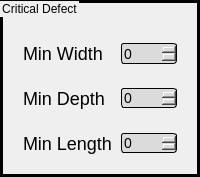
                           <widget class="QGroupBox" name="groupBox_13">
                            <property name="minimumSize">
                             <size>
                              <width>0</width>
                              <height>151</height>
                             </size>
                            </property>
                            <property name="maximumSize">
                             <size>
                              <width>16777215</width>
                              <height>16777215</height>
                             </size>
                            </property>
                            <property name="styleSheet">
                             <string notr="true">font: 14pt &quot;Mongolian Baiti&quot;;
border:3px solid back</string>
                            </property>
                            <property name="title">
                             <string>Critical Defect</string>
                            </property>
                            <layout class="QVBoxLayout" name="verticalLayout_25">
                             <item>
                              <spacer name="verticalSpacer_29">
                               <property name="orientation">
                                <enum>Qt::Vertical</enum>
                               </property>
                               <property name="sizeType">
                                <enum>QSizePolicy::Fixed</enum>
                               </property>
                               <property name="sizeHint" stdset="0">
                                <size>
                                 <width>20</width>
                                 <height>20</height>
                                </size>
                               </property>
                              </spacer>
                             </item>
                             <item>
                              <widget class="QFrame" name="frame_21">
                               <property name="minimumSize">
                                <size>
                                 <width>0</width>
                                 <height>0</height>
                                </size>
                               </property>
                               <property name="maximumSize">
                                <size>
                                 <width>16777215</width>
                                 <height>41</height>
                                </size>
                               </property>
                               <property name="baseSize">
                                <size>
                                 <width>0</width>
                                 <height>0</height>
                                </size>
                               </property>
                               <property name="styleSheet">
                                <string notr="true">border:no</string>
                               </property>
                               <property name="frameShape">
                                <enum>QFrame::StyledPanel</enum>
                               </property>
                               <property name="frameShadow">
                                <enum>QFrame::Raised</enum>
                               </property>
                               <layout class="QHBoxLayout" name="horizontalLayout_72">
                                <item>
                                 <widget class="QLabel" name="label_51">
                                  <property name="styleSheet">
                                   <string notr="true">font-size:18px;
font: 12pt &quot;Mongolian Baiti&quot;;
border: no</string>
                                  </property>
                                  <property name="text">
                                   <string>Min Width </string>
                                  </property>
                                 </widget>
                                </item>
                                <item>
                                 <widget class="QSpinBox" name="Width_critical">
                                  <property name="minimumSize">
                                   <size>
                                    <width>45</width>
                                    <height>20</height>
                                   </size>
                                  </property>
                                  <property name="maximumSize">
                                   <size>
                                    <width>56</width>
                                    <height>24</height>
                                   </size>
                                  </property>
                                  <property name="styleSheet">
                                   <string notr="true">background-color :rgb(219, 219, 219);
font-size:14px;
border-style: solid;
border-width: 1;
border-radius: 3;</string>
                                  </property>
                                 </widget>
                                </item>
                               </layout>
                              </widget>
                             </item>
                             <item>
                              <widget class="QFrame" name="frame_83">
                               <property name="maximumSize">
                                <size>
                                 <width>16777215</width>
                                 <height>39</height>
                                </size>
                               </property>
                               <property name="styleSheet">
                                <string notr="true">border:no</string>
                               </property>
                               <property name="frameShape">
                                <enum>QFrame::StyledPanel</enum>
                               </property>
                               <property name="frameShadow">
                                <enum>QFrame::Raised</enum>
                               </property>
                               <layout class="QHBoxLayout" name="horizontalLayout_74">
                                <item>
                                 <widget class="QLabel" name="label_52">
                                  <property name="styleSheet">
                                   <string notr="true">font-size:18px;
font: 12pt &quot;Mongolian Baiti&quot;;
border: no</string>
                                  </property>
                                  <property name="text">
                                   <string>Min Depth </string>
                                  </property>
                                 </widget>
                                </item>
                                <item>
                                 <widget class="QSpinBox" name="Depth_Critical">
                                  <property name="minimumSize">
                                   <size>
                                    <width>45</width>
                                    <height>20</height>
                                   </size>
                                  </property>
                                  <property name="maximumSize">
                                   <size>
                                    <width>56</width>
                                    <height>16777215</height>
                                   </size>
                                  </property>
                                  <property name="styleSheet">
                                   <string notr="true">background-color :rgb(219, 219, 219);
font-size:14px;
border-style: solid;
border-width: 1;
border-radius: 3;</string>
                                  </property>
                                 </widget>
                                </item>
                               </layout>
                              </widget>
                             </item>
                             <item>
                              <widget class="QFrame" name="frame_30">
                               <property name="minimumSize">
                                <size>
                                 <width>0</width>
                                 <height>0</height>
                                </size>
                               </property>
                               <property name="maximumSize">
                                <size>
                                 <width>16777215</width>
                                 <height>43</height>
                                </size>
                               </property>
                               <property name="styleSheet">
                                <string notr="true">border:no</string>
                               </property>
                               <property name="frameShape">
                                <enum>QFrame::StyledPanel</enum>
                               </property>
                               <property name="frameShadow">
                                <enum>QFrame::Raised</enum>
                               </property>
                               <layout class="QHBoxLayout" name="horizontalLayout_73">
                                <item>
                                 <widget class="QLabel" name="label_50">
                                  <property name="styleSheet">
                                   <string notr="true">font-size:18px;
font: 12pt &quot;Mongolian Baiti&quot;;
border: no</string>
                                  </property>
                                  <property name="text">
                                   <string>Min Length</string>
                                  </property>
                                 </widget>
                                </item>
                                <item>
                                 <widget class="QSpinBox" name="Lenght_Critical">
                                  <property name="minimumSize">
                                   <size>
                                    <width>45</width>
                                    <height>20</height>
                                   </size>
                                  </property>
                                  <property name="maximumSize">
                                   <size>
                                    <width>56</width>
                                    <height>16777215</height>
                                   </size>
                                  </property>
                                  <property name="styleSheet">
                                   <string notr="true">background-color :rgb(219, 219, 219);
font-size:14px;
border-style: solid;
border-width: 1;
border-radius: 3;</string>
                                  </property>
                                  <property name="maximum">
                                   <number>1000</number>
                                  </property>
                                 </widget>
                                </item>
                               </layout>
                              </widget>
                             </item>
                            </layout>
                           </widget>
